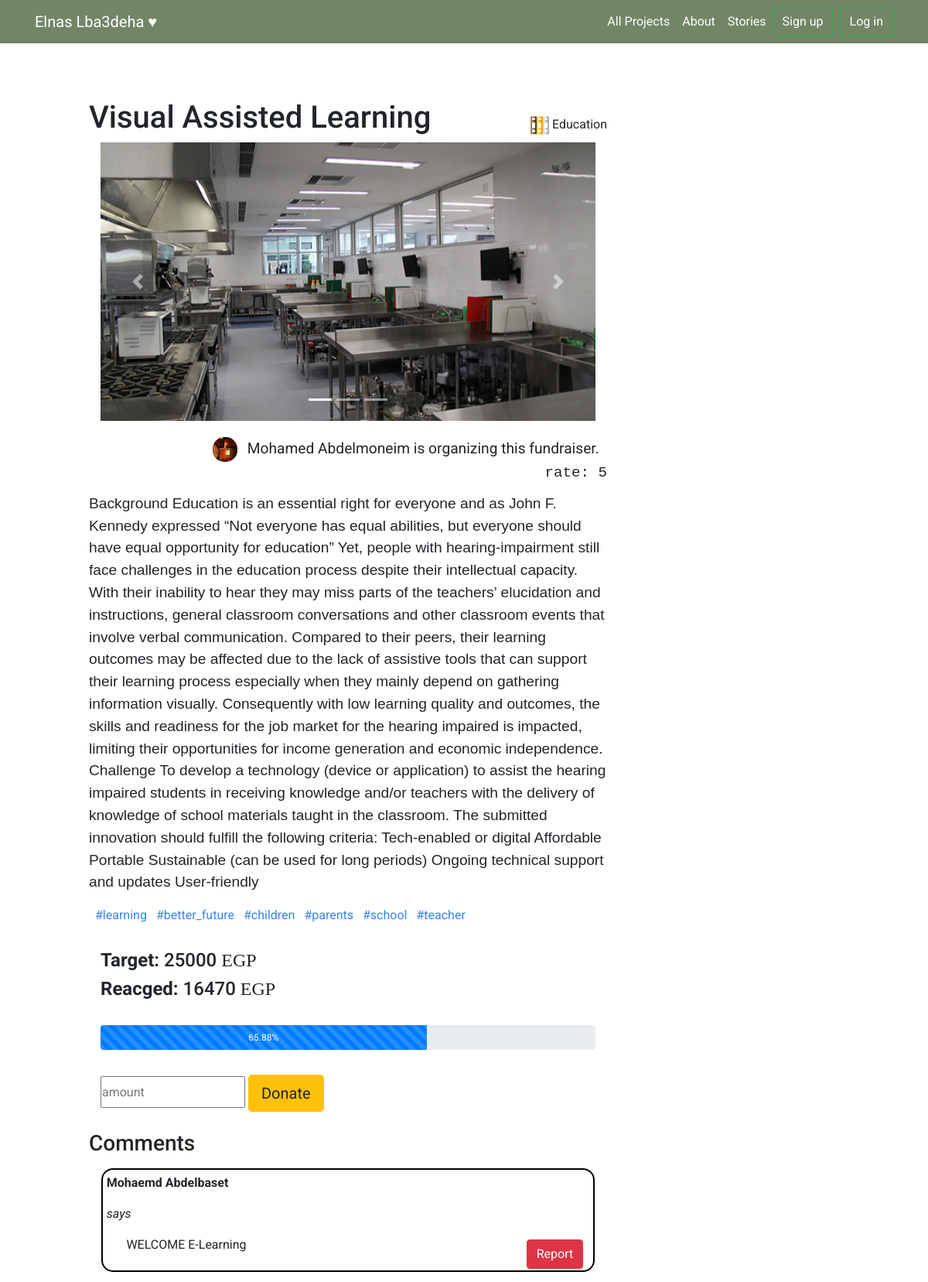
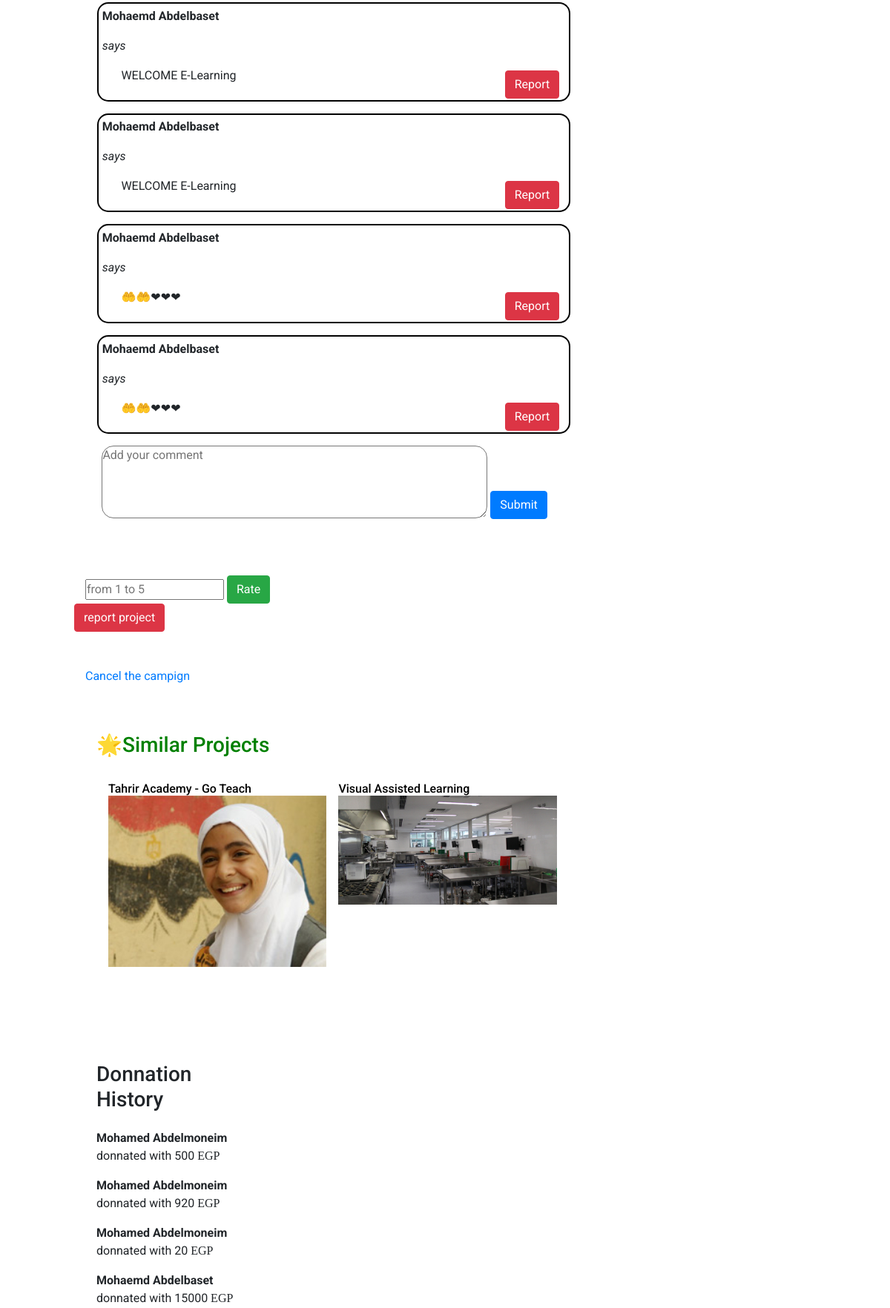
Page /project/9/ (upper part) on the committed database (2 pictures, top to bottom).
### project/models.py (models this page shows, shortened)
class Project(models.Model):
    title = models.CharField(max_length=50)
    category = models.ForeignKey(Category, on_delete=models.CASCADE)
    details = models.TextField()
    start_time = models.DateTimeField()
    end_time = models.DateTimeField()
    target = models.PositiveSmallIntegerField()
    reached = models.PositiveSmallIntegerField(default=0)
    rate = models.SmallIntegerField(validators=[
        MaxValueValidator(5),
        MinValueValidator(0)
    ],
        null=True, blank=True, default=0)
    rates_number = models.PositiveIntegerField(default=0)
    def __str__(self):
        return self.title

class Category(models.Model):
    title = models.CharField(max_length=50)
    description = models.TextField()
    def __str__(self):
        return self.title

class ProjectPics(models.Model):
    project = models.ForeignKey(Project, on_delete=models.CASCADE)
    picture = models.ImageField()

class ProjectTags(models.Model):
    project = models.ForeignKey(Project, on_delete=models.CASCADE)
    tag = models.CharField(max_length=20)

class UserCommentProject(models.Model):
    user = models.ForeignKey(acc_models.ECFUser, on_delete=models.CASCADE)
    comment = models.ForeignKey(Comment, on_delete=models.CASCADE)
    project = models.ForeignKey(Project, on_delete=models.CASCADE)

class Comment(models.Model):
    content = models.TextField()
    def __str__(self):
        return self.content

class UserDonationProject(models.Model):
    donation = models.ForeignKey(Donation, on_delete=models.CASCADE)
    user = models.ForeignKey(acc_models.ECFUser, on_delete=models.CASCADE)
    project = models.ForeignKey(Project, on_delete=models.CASCADE)

class Donation(models.Model):
    amount = models.PositiveSmallIntegerField()
    date = models.DateTimeField(auto_now_add=True)
    def __str__(self):
        return str(self.amount)

### accounts/models.py (models this page shows)
class ECFUser(models.Model):
    user = models.OneToOneField(User, on_delete=models.CASCADE)
    profile_pic = models.ImageField(
        upload_to='profile_pics', verbose_name='Profile Picture', null=True, blank=True)
    birth_date = models.DateField(null=True, blank=True)
    country = models.CharField(max_length=20)  # TODO: make list
    city = models.CharField(max_length=50)  # TODO:
    fb_profile = models.URLField(null=True, blank=True)
    additional_info = models.TextField(null=True, blank=True)
    def __str__(self):
        name = self.user.first_name + ' ' + self.user.last_name
        return name

### project/views.py (the view)
# urls.py: path('project/<int:pk>/', views.ProjectDetailView.as_view(),
class ProjectDetailView(DetailView):
    template_name = 'project/project_details.html'
    model = Project
    def get_context_data(self, **kwargs):
        context = (super().get_context_data)(**kwargs)
        context['project_owner'] = acc_models.UserProject.objects.get(
            project=(self.object)).user
        context['project_comments'] = self.object.usercommentproject_set.all()
        context['rate'] = self.object.rate
        context['target'] = self.object.target
        context['reached'] = self.object.reached
        context['similar_projects'] = self.object.category.project_set.all().order_by('?')[
            :4]
        return context

### project/templates/project/project_details.html (shortened to what this page needs)
{% extends 'project/base.html' %}
{%load static %}
{% block head %}
<link rel="stylesheet" href="{% static 'css/proj_details.css' %}">
<link rel="stylesheet" href="https://stackpath.bootstrapcdn.com/bootstrap/4.1.3/css/bootstrap.min.css"
>
{% endblock head %}
{% block content %}
<div class="row" id="grided">
    <div class='col-1'></div>
    <div class='col-7' id='project_details'>
        <h1 style='display:inline-block'> {{project.title}}</h1> <span style='float:right;margin-top:1.3rem'> <img
                src="{% static 'imgs/cat.png' %}"> {{project.category}} </span>
        <div class="container">
            <div id="carouselExampleIndicators" class="carousel slide" data-ride="carousel">
                <ol class="carousel-indicators">
                    <li data-target="#carouselExampleIndicators" data-slide-to="0" class="active"></li>
                    <li data-target="#carouselExampleIndicators" data-slide-to="1"></li>
                    <li data-target="#carouselExampleIndicators" data-slide-to="2"></li>
                </ol>
                <div class="carousel-inner">
                    {% for pic in project.projectpics_set.all %}
                    <div class="carousel-item">
                        <img class="d-block w-100" src="{{pic.picture.url}}" alt="First slide">
                    </div>
                    {% endfor %}
                </div>
                <a class="carousel-control-prev" href="#carouselExampleIndicators" role="button" data-slide="prev">
                    <span class="carousel-control-prev-icon" aria-hidden="true"></span>
                </a>
                <a class="carousel-control-next" href="#carouselExampleIndicators" role="button" data-slide="next">
                    <span class="carousel-control-next-icon" aria-hidden="true"></span>
                </a>
            </div>
        </div>
        <p style='margin-left:10rem;margin-top:1.3rem;font-size:1.2rem;'>
            <img src=" {% if project_owner.profile_pic %}
            {{ project_owner.profile_pic.url }}
            {% else%}
            {% static 'imgs/avatar.png' %}
            {%endif%}
            " width='32px' height='32px' style="border-radius:15px">
            <span style='margin-left:.5rem'>{{project_owner | title}} is organizing this fundraiser.</span>
            <span style='float:right;font-family:Monospace'> rate: {{rate}}</span>
        </p>
        <div id='story_details'>{{project.details}}</div>
        <div id='tags' style='margin-top:1rem'>
            {% for tag in project.projecttags_set.all %}
            <span style='color:rgb(56, 132, 247);margin-left:.5rem'>#{{tag.tag}}</span>
            {%endfor%}
        </div>
        <div class="container" style='margin-top:2rem;margin-bottom:2rem'>
            <h4><b>Target:</b> {{target}} <span style='font-family:mono-space'>EGP</span></h4>
            <h4><b>Reacged:</b> {{reached}} <span style='font-family:mono-space'>EGP</span></h4>
        </div>
        <div class="container" id='prog-bar'>
            <div class="progress" style='height:2rem'>
                <div class="progress-bar progress-bar-striped pro-pro" role="progressbar" aria-valuenow="{{reached}}"
                    aria-valuemin="0" aria-valuemax="{{target}}"></div>
            </div>
        </div>
        <div class="container">
            <div>
                <form action="{% url 'project:donate' project=project.pk %}" method="post" style="margin-top:2rem">
                    <input type="number" name='amount' placeholder='amount' style="height:2.6rem">
                    <button type="submit" class='btn btn-warning btn-lg'>Donate</button>
                </form>
            </div>
        </div>
        <div id='comments' style='margin-top:1.5rem'>
            <h3>Comments</h3>
            {% for c in project_comments %}
            <div style='border:2px solid black;margin:1rem;padding:.3rem;border-radius:15px'>
                <P> <b>{{c.user}}</b> </P>
                <p><i>says</i></p>
                <p style='margin-left:1.6rem'> {{c.comment}}</p>
                <form action="{% url 'project:report_comment' c.pk project.pk  %}" method="post"
                    style="float:right;margin-top:-2.2rem;margin-right:.5rem">
                    <button type="submit" class='btn btn-danger'>Report</button>
                </form>
            </div>
            {% endfor %}
        </div>
        <div>
            <form action="{% url 'project:comment' project=project.pk %}" method="post"
                style="margin-left:1.4rem;margin-bottom:3rem">
                <textarea name="comment" cols="60" rows="4" style='border-radius:1rem'
                    placeholder='Add your comment'></textarea>
                <button type="submit" class='btn btn-primary' style='margin-bottom:1.8rem'>Submit</button>
            </form>
        </div>
        <div class="row">
            <div id='rate' class='col-6'>
                <form action="{% url 'project:rate' project=project.pk %}" method="post">
                    <input type="number" name='rate' placeholder='from 1 to 5'>
                    <button type="submit" class='btn btn-success'>Rate</button>
                </form>
            </div>
            <div class='col-4'></div>
            <div>
                <form action="{% url 'project:report_project' project=project.pk %}" method="post" style="float:right">
                    <input type="submit" class='btn btn-danger' value="report project">
                </form>
            </div>
        </div>
        <br><br>
        <a href="{% url 'project:cancel' project.pk %}">Cancel the campign</a>
        <div class="container">
            <h3 style='margin-top:4rem;color:green'> 🌟Similar Projects</h3>
            <div id='flex-container'>
                <br><br><br>
                {% for project in similar_projects %}
                <div class='flex-item'>
                    <h6 style='color:saddlebrown'> <a style='text-decoration:none;color:black'
                            href="{% url 'project:project_details' project.pk%}">{{project}}</a> </h6>
                    <img style='margin-top:-.5rem' src="{{project.projectpics_set.first.picture.url}}" width="100%">
                </div>
                {%endfor%}
            </div>
        </div>
        <div class='col-4' id='aside'>
            <h3 class='mb-4'>Donnation History</h3>
            {% for don in project.userdonationproject_set.all %}
            <p><b>{{don.user}}</b> donnated with {{don.donation}} <span style='font-family:mono-space'>EGP</span> </p>
            {%endfor%}
        </div>
    </div>
</div>
{% endblock content %}

### project/static/css/proj_details.css (style rules this page uses)
#project_details { margin-top:8rem }
#aside { margin-top:8rem; }
#story_details { margin-top:2.5rem; font-size:1.2rem; font-family: 'Trebuchet MS', 'Lucida Sans Unicode', 'Lucida Grande', 'Lucida Sans', Arial, sans-serif; }
#grided { margin-right:0px; margin-left:0px; }
.carousel-item > img { height:360px !important; }
#flex-container { margin-top: 2rem; display:flex; flex-wrap:wrap; }
.flex-item { width: 46%; height: 250px; margin-left: 1rem; overflow: hidden; }
.flex-item img { overflow: hidden; }

### project/static/css/base.css (style rules this page uses)
* { margin: 0; padding: 0; box-sizing: border-box; }
body { font-family: "Roboto", sans-serif; }

### rows in the picture
Project: title "Visual Assisted Learning", category "Education", details "Background Education is an essential right for everyone and as John F. Kennedy expressed “Not everyone has equal abilities, but everyone should have equal opportunity for education” Yet, people with hearing-impairment still face challenges in the education process despite their intellectual capacity. With their inability to hear they may miss parts of the teachers’ elucidation and instructions, general classroom conversations and other classroom events that involve verbal communication. Compared to their peers, their learning outcomes may be affected due to the lack of assistive tools that can support their learning process especially when they mainly depend on gathering information…", projectpics_set.first.picture (picture)
ProjectPics: picture (picture)
ECFUser: profile_pic (picture), user.last_name "Mohamed Abdelmoneim"
ProjectTags: tag "learning"
ProjectTags: tag "better_future"
ProjectTags: tag "children"
ProjectTags: tag "parents"
ProjectTags: tag "school"
ProjectTags: tag "teacher"
UserCommentProject: user "Mohaemd Abdelbaset", comment "WELCOME E-Learning"
UserCommentProject: user "Mohaemd Abdelbaset", comment "WELCOME E-Learning"
UserCommentProject: user "Mohaemd Abdelbaset", comment "WELCOME E-Learning"
UserCommentProject: user "Mohaemd Abdelbaset", comment "🤲🤲❤❤❤"
UserCommentProject: user "Mohaemd Abdelbaset", comment "🤲🤲❤❤❤"
Project: title "Tahrir Academy - Go Teach", projectpics_set.first.picture (picture)
UserDonationProject: user "Mohamed Abdelmoneim", donation "500"
UserDonationProject: user "Mohamed Abdelmoneim", donation "920"
UserDonationProject: user "Mohamed Abdelmoneim", donation "20"
UserDonationProject: user "Mohaemd Abdelbaset", donation "15000"

### other values in the picture
{{ rate }} "5"
{{ target }} "25000"
{{ reached }} "16470"
